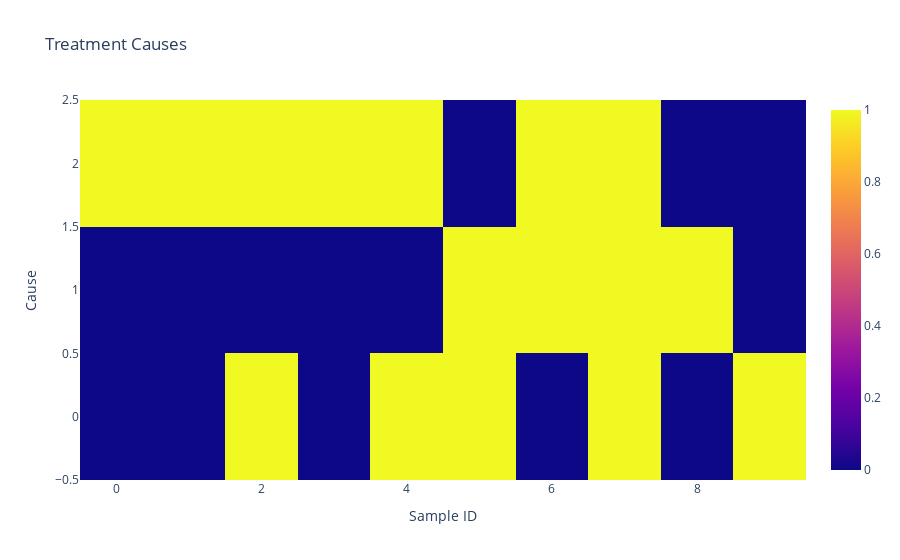

Notebook code for this chart:
### Markdown cell above
Treatment Causes

### Code cell
fig = go.Figure(data=go.Heatmap(z=A_visual[sample_ids].T))
fig.update_layout(
    title='Treatment Causes',
    xaxis_title='Sample ID',
    yaxis_title='Cause'
)
fig.show()

### Figure 1 — Plotly figure (JSON) as saved in the notebook; plotly's stock layout.template omitted (floating-point values rounded to 4 significant figures)
{"data": [{"type": "heatmap", "z": [[0, 0, 1, 0, 1, 1, 0, 1, 0, 1], [0, 0, 0, 0, 0, 1, 1, 1, 1, 0], [1, 1, 1, 1, 1, 0, 1, 1, 0, 0]]}], "layout": {"title": {"text": "Treatment Causes"}, "xaxis": {"title": {"text": "Sample ID"}}, "yaxis": {"title": {"text": "Cause"}}}}
